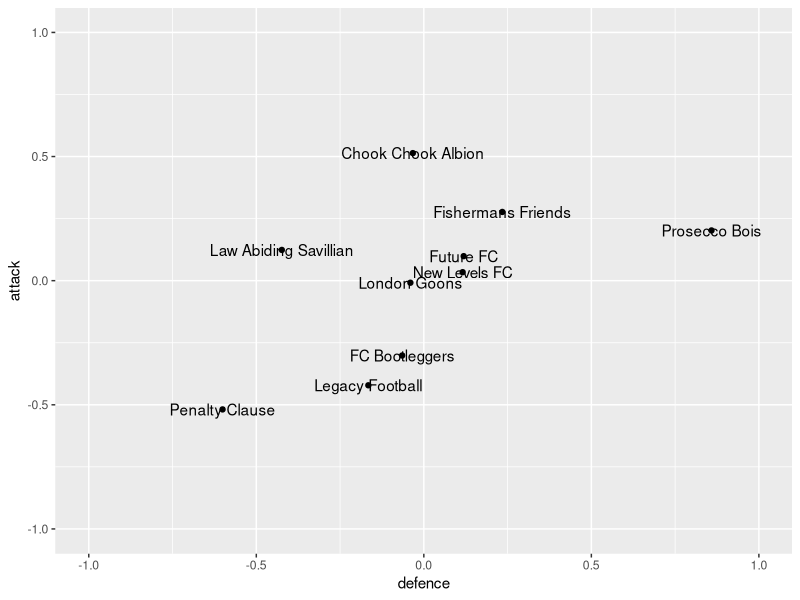

R code for this plot:
library(readr)
library(dplyr)
library(tidyr)
library(stringr)
library(ggplot2)

results <- read_csv("five-a-side/data/results.csv")

results_long <- bind_rows(
  results %>%
    rename(
      attack = home,
      defence = away,
      goals = home_goals
    ) %>%
    select(attack, defence, goals),
  results %>%
    rename(
      attack = away,
      defence = home,
      goals = away_goals
    ) %>%
    select(attack, defence, goals),  
)

## Simple Poisson Model To Estimate attack and defence coefficients for each team
model <- glm(goals ~ attack + defence, results_long, family = "poisson")

## Lets make a table of all the team strengths
coefs_df <- data.frame(team_name = character(0), attack = numeric(0), defence = numeric(0))
teams <- unique(results_long$attack)
for (team in teams) {
  if (team == teams[1]) {
    attack_coef <- 0
    defence_coef <- 0
  }
  else {
    model_coef_names <- names(model$coefficients)[str_detect(names(model$coefficients), team)]
    attack_coef <- model$coefficients[model_coef_names[1]]
    defence_coef <- model$coefficients[model_coef_names[2]]
  }
  coefs_df <- coefs_df %>%
    add_row(
      team_name = team,
      attack = attack_coef,
      defence = defence_coef
    )
}

## Reposition team strengths so that 0 is average
mean_attack <- mean(coefs_df$attack)
mean_defence <- mean(coefs_df$defence)
coefs_df <- coefs_df %>%
  mutate(
    attack = attack - mean_attack,
    defence = -(defence - mean_defence)
  )

## The intercept needs recalculating
intercept <- model$coefficients[["(Intercept)"]]
intercept <- intercept + mean_attack + mean_defence

## Plot of all the team coefficients
coefs_df %>%
  ggplot(aes(x = defence, y = attack, label = team_name)) +
  geom_point() +
  geom_text() +
  scale_x_continuous(limits = c(-1, 1)) +
  scale_y_continuous(limits = c(-1, 1))
  

## The following functions get expected results and scorelines

get_expected_goals <- function(attack_team, defence_team, team_coefs_df, model_intercept) {
  if (!attack_team %in% team_coefs_df$team_name) {
    stop(attack_team, " not in team_coefs_df. Check that the team name is spelt correctly.")
  }
  else if (!defence_team %in% team_coefs_df$team_name) {
    stop(defence_team, " not in team_coefs_df. Check that the team name is spelt correctly.")
  } else {
    exp(model_intercept +
          team_coefs_df$attack[team_coefs_df$team_name == attack_team] -
          team_coefs_df$defence[team_coefs_df$team_name == defence_team]
    )
  }
}

get_expected_scoreline <- function(team1, team2, team_coefs_df = coefs_df, model_intercept = intercept) {
  xg_team1 <- get_expected_goals(team1, team2, team_coefs_df, model_intercept)
  xg_team2 <- get_expected_goals(team2, team1, team_coefs_df, model_intercept)
  print(str_c("Expected goals for ", team1, ": ", round(xg_team1, 2)))
  print(str_c("Expected goals for ", team2, ": ", round(xg_team2, 2)))
}

get_result_probabilities <- function(team1, team2, team_coefs_df = coefs_df, model_intercept = intercept, num_sims = 10000) {
  xg_team1 <- get_expected_goals(team1, team2, team_coefs_df, model_intercept)
  xg_team2 <- get_expected_goals(team2, team1, team_coefs_df, model_intercept)
  goals_scored_team1 <- rpois(num_sims, xg_team1)
  goals_scored_team2 <- rpois(num_sims, xg_team2)
  print(str_c(team1, " Win probability: ", round(mean(goals_scored_team1 > goals_scored_team2), 3)*100, "%"))
  print(str_c("Draw probability : ", round(mean(goals_scored_team1 == goals_scored_team2), 3)*100, "%"))
  print(str_c(team2, " Win probability: ", round(mean(goals_scored_team1 < goals_scored_team2), 3)*100, "%"))
}

